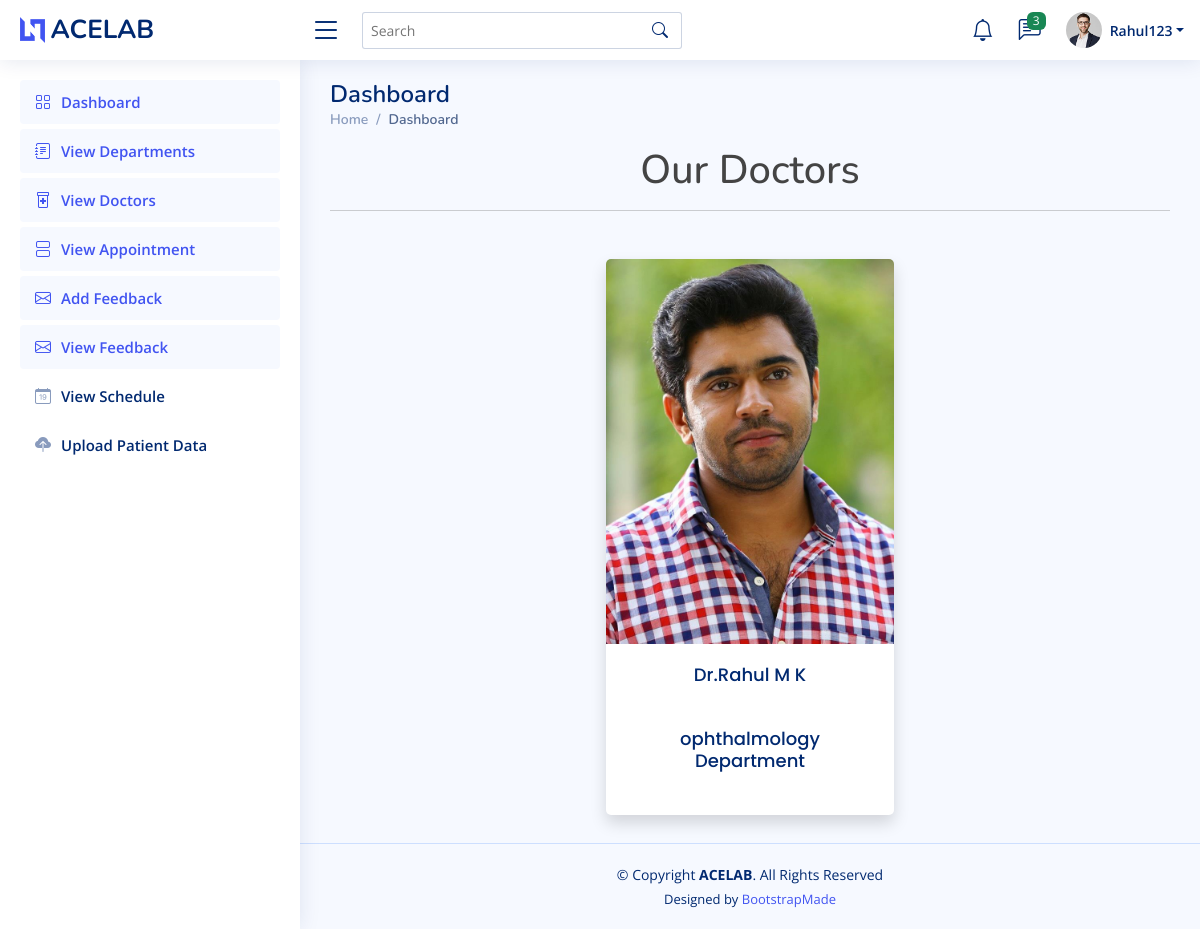
Screenshot of /patient_view_doctor (signed in) with the database file from the repository.
### home/models.py (models this page shows, shortened)
class Login(AbstractUser):
    is_doctor = models.BooleanField(default=False)
    is_patient = models.BooleanField(default=False)

class doctor(models.Model):
    user = models.OneToOneField(Login, on_delete=models.CASCADE, primary_key=True, related_name='Doctor')
    name = models.CharField(max_length=100)
    department = models.ForeignKey(department, on_delete=models.DO_NOTHING)
    email = models.EmailField()
    Image = models.ImageField(upload_to='images/')
    status = models.IntegerField(default=0)

class department(models.Model):
    dept_name = models.CharField(max_length=100)
    dept_desc = models.TextField()
    def __str__(self):
        return self.dept_name

### home/patientviews.py (the view)
# urls.py: path('patient_view_doctor', patientviews.patient_view_doctor, name='patient_view_doctor'),
@login_required(login_url='login_view')
def patient_view_doctor(request):
    data = doctor.objects.all()
    return render(request, 'patient/view_doctors.html', {'data': data})

### templates/patient/view_doctors.html
{% extends 'patient/patientbase.html' %}
{%load crispy_forms_tags %}
{% block content %}
<h1 class="text-center"> Our Doctors</h1><hr><br>
<div class="container text-center">
  {% for i in data %}
  <div class="card text-center mx-2 shadow my-2" style="width: 18rem;display:inline-block">
    <img class="card-img-top " src="{{i.Image.url}}" alt="Card image cap">
    <div class="card-body">
      <h2 class="card-title">Dr.{{i.name}}</h2>
      <h5 class="card-title">{{i.department}} Department</h5>
    </div>
  </div>
  {% endfor %}
</div>
{% endblock %}

### templates/patient/patientbase.html (shortened to what this page needs)
<!DOCTYPE html>
{% load static %}
<html lang="en">
<head>
  <link href=" {% static 'set3/assets/vendor/bootstrap/css/bootstrap.min.css' %} " rel="stylesheet">
  <link href=" {% static 'set3/assets/vendor/bootstrap-icons/bootstrap-icons.css' %} " rel="stylesheet">
  <link href=" {% static 'set3/assets/vendor/boxicons/css/boxicons.min.css' %} " rel="stylesheet">
  <link href=" {% static 'set3/assets/vendor/quill/quill.snow.css' %} " rel="stylesheet">
  <link href=" {% static 'set3/assets/vendor/quill/quill.bubble.css' %} " rel="stylesheet">
  <link href=" {% static 'set3/assets/vendor/remixicon/remixicon.css' %} " rel="stylesheet">
  <link href=" {% static 'set3/assets/vendor/simple-datatables/style.css' %} " rel="stylesheet">
  <link href=" {% static 'set3/assets/css/style.css' %} " rel="stylesheet">
</head>
<body>
  <header id="header" class="header fixed-top d-flex align-items-center">
    <div class="d-flex align-items-center justify-content-between">
      <a href=" {% url 'index' %} " class="logo d-flex align-items-center">
        <img src=" {% static 'set3/assets/img/logo.png' %} " alt="">
        <span class="d-none d-lg-block">ACELAB</span>
      </a>
      <i class="bi bi-list toggle-sidebar-btn"></i>
    </div>
    <div class="search-bar">
      <form class="search-form d-flex align-items-center" method="POST" action="#">
        <input type="text" name="query" placeholder="Search" title="Enter search keyword">
        <button type="submit" title="Search"><i class="bi bi-search"></i></button>
      </form>
    </div>
    <nav class="header-nav ms-auto">
      <ul class="d-flex align-items-center">
        <li class="nav-item dropdown">
          <a class="nav-link nav-icon" href="#" data-bs-toggle="dropdown">
            <i class="bi bi-bell"></i>
          </a>
        </li>
        <li class="nav-item dropdown">
          <a class="nav-link nav-icon" href="#" data-bs-toggle="dropdown">
            <i class="bi bi-chat-left-text"></i>
            <span class="badge bg-success badge-number">3</span>
          </a>
        </li>
        <li class="nav-item dropdown pe-3">
          <a class="nav-link nav-profile d-flex align-items-center pe-0" href="#" data-bs-toggle="dropdown">
            <img src=" {% static 'set3/assets/img/profile-img.jpg' %} " alt="Profile" class="rounded-circle">
            <span class="d-none d-md-block dropdown-toggle ps-2">{{request.user}}</span>
          </a>
        </li>
      </ul>
    </nav>
  </header>
  <aside id="sidebar" class="sidebar">
    <ul class="sidebar-nav" id="sidebar-nav">
      <li class="nav-item">
        <a class="nav-link " href=" {% url 'patientdashboard' %} ">
          <i class="bi bi-grid"></i>
          <span>Dashboard</span>
        </a>
      </li>
      <li class="nav-item">
        <a class="nav-link " href=" {% url 'patient_view_department' %} ">
          <i class="bi bi-journal-text"></i>
          <span>View Departments</span>
        </a>
      </li>
      <li class="nav-item">
        <a class="nav-link " href=" {% url 'patient_view_doctor' %} ">
          <i class="bi bi-prescription2"></i>
          <span>View Doctors</span>
        </a>
      </li>
      <li class="nav-item">
        <a class="nav-link " href=" {% url 'appointment_view' %} ">
          <i class="bi bi-view-stacked"></i>
          <span>View Appointment</span>
        </a>
      </li>
      <li class="nav-item">
        <a class="nav-link " href=" {% url 'AddFeedback' %} ">
          <i class="bi bi-envelope"></i>
          <span>Add Feedback</span>
        </a>
      </li>
      <li class="nav-item">
        <a class="nav-link " href=" {% url 'view_feedback' %} ">
          <i class="bi bi-envelope"></i>
          <span>View Feedback</span>
        </a>
      </li>
      <li class="nav-item">
        <a class="nav-link collapsed" href=" {% url 'patient_view_schedule' %} ">
          <i class="bi bi-calendar-date"></i>
          <span>View Schedule </span>
        </a>
      </li>
      <li class="nav-item">
        <a class="nav-link collapsed" href=" {% url 'patient_data' %} ">
          <i class="bi bi-cloud-upload-fill"></i>
          <span>Upload Patient Data</span>
        </a>
      </li>
    </ul>
  </aside>
  <main id="main" class="main">
    <div class="pagetitle">
      <h1>Dashboard</h1>
      <nav>
        <ol class="breadcrumb">
          <li class="breadcrumb-item"><a href=" {% url 'patientdashboard' %} ">Home</a></li>
          <li class="breadcrumb-item active">Dashboard</li>
        </ol>
      </nav>
    </div>
    <section class="section dashboard">
      <div class="row">
        <div class="col-lg-12 col-md-12 col-sm-12">
          {% block content %}{% endblock %}
        </div>
      </div>
    </section>
  </main>
  <footer id="footer" class="footer">
    <div class="copyright">
      &copy; Copyright <strong><span>ACELAB</span></strong>. All Rights Reserved
    </div>
    <div class="credits">
      Designed by <a href="https://bootstrapmade.com/">BootstrapMade</a>
    </div>
  </footer>
</body>
</html>

### static/set3/assets/css/style.css (style rules this page uses)
:root { scroll-behavior: smooth; }
body { font-family: "Open Sans", sans-serif; background: #f6f9ff; color: #444444; }
a { color: #4154f1; text-decoration: none; }
h1, h2, h3, h4, h5, h6 { font-family: "Nunito", sans-serif; }
#main { margin-top: 60px; padding: 20px 30px; transition: all 0.3s; }
.pagetitle { margin-bottom: 10px; }
.pagetitle h1 { font-size: 24px; margin-bottom: 0; font-weight: 600; color: #012970; }
.card { margin-bottom: 30px; border: none; border-radius: 5px; box-shadow: 0px 0 30px rgba(1, 41, 112, 0.1); }
.card-title { padding: 20px 0 15px 0; font-size: 18px; font-weight: 500; color: #012970; font-family: "Poppins", sans-serif; }
.card-body { padding: 0 20px 20px 20px; }
.breadcrumb { font-size: 14px; font-family: "Nunito", sans-serif; color: #899bbd; font-weight: 600; }
.breadcrumb a { color: #899bbd; transition: 0.3s; }
.breadcrumb .breadcrumb-item::before { color: #899bbd; }
.breadcrumb .active { color: #51678f; font-weight: 600; }
.logo { line-height: 1; }
@media (min-width: 1200px) { .logo { width: 280px; } }
.logo img { max-height: 26px; margin-right: 6px; }
.logo span { font-size: 26px; font-weight: 700; color: #012970; font-family: "Nunito", sans-serif; }
.header { transition: all 0.5s; z-index: 997; height: 60px; box-shadow: 0px 2px 20px rgba(1, 41, 112, 0.1); background-color: #fff; padding-left: 20px; }
.header .toggle-sidebar-btn { font-size: 32px; padding-left: 10px; cursor: pointer; color: #012970; }
.header .search-bar { min-width: 360px; padding: 0 20px; }
.header .search-form { width: 100%; }
.header .search-form input { border: 0; font-size: 14px; color: #012970; border: 1px solid rgba(1, 41, 112, 0.2); padding: 7px 38px 7px 8px; border-radius: 3px; transition: 0.3s; width: 100%; }
.header .search-form button { border: 0; padding: 0; margin-left: -30px; background: none; }
.header .search-form button i { color: #012970; }
.header-nav ul { list-style: none; }
.header-nav>ul { margin: 0; padding: 0; }
.header-nav .nav-icon { font-size: 22px; color: #012970; margin-right: 25px; position: relative; }
.header-nav .nav-profile { color: #012970; }
.header-nav .nav-profile img { max-height: 36px; }
.header-nav .nav-profile span { font-size: 14px; font-weight: 600; }
.header-nav .badge-number { position: absolute; inset: -2px -5px auto auto; font-weight: normal; font-size: 12px; padding: 3px 6px; }
.sidebar { position: fixed; top: 60px; left: 0; bottom: 0; width: 300px; z-index: 996; transition: all 0.3s; padding: 20px; overflow-y: auto; scrollbar-width: thin; scrollbar-color: #aab7cf transparent; box-shadow: 0px 0px 20px rgba(1, 41, 112, 0.1); background-color: #fff; }
@media (min-width: 1200px) { #main, #footer { margin-left: 300px; } }
.sidebar-nav { padding: 0; margin: 0; list-style: none; }
.sidebar-nav li { padding: 0; margin: 0; list-style: none; }
.sidebar-nav .nav-item { margin-bottom: 5px; }
.sidebar-nav .nav-link { display: flex; align-items: center; font-size: 15px; font-weight: 600; color: #4154f1; transition: 0.3; background: #f6f9ff; padding: 10px 15px; border-radius: 4px; }
.sidebar-nav .nav-link i { font-size: 16px; margin-right: 10px; color: #4154f1; }
.sidebar-nav .nav-link.collapsed { color: #012970; background: #fff; }
.sidebar-nav .nav-link.collapsed i { color: #899bbd; }
.footer { padding: 20px 0; font-size: 14px; transition: all 0.3s; border-top: 1px solid #cddfff; }
.footer .copyright { text-align: center; color: #012970; }
.footer .credits { padding-top: 5px; text-align: center; font-size: 13px; color: #012970; }

### rows the page displays
Login: user "Rahul123"
doctor: Image (picture), name "Rahul M K", department "ophthalmology"
